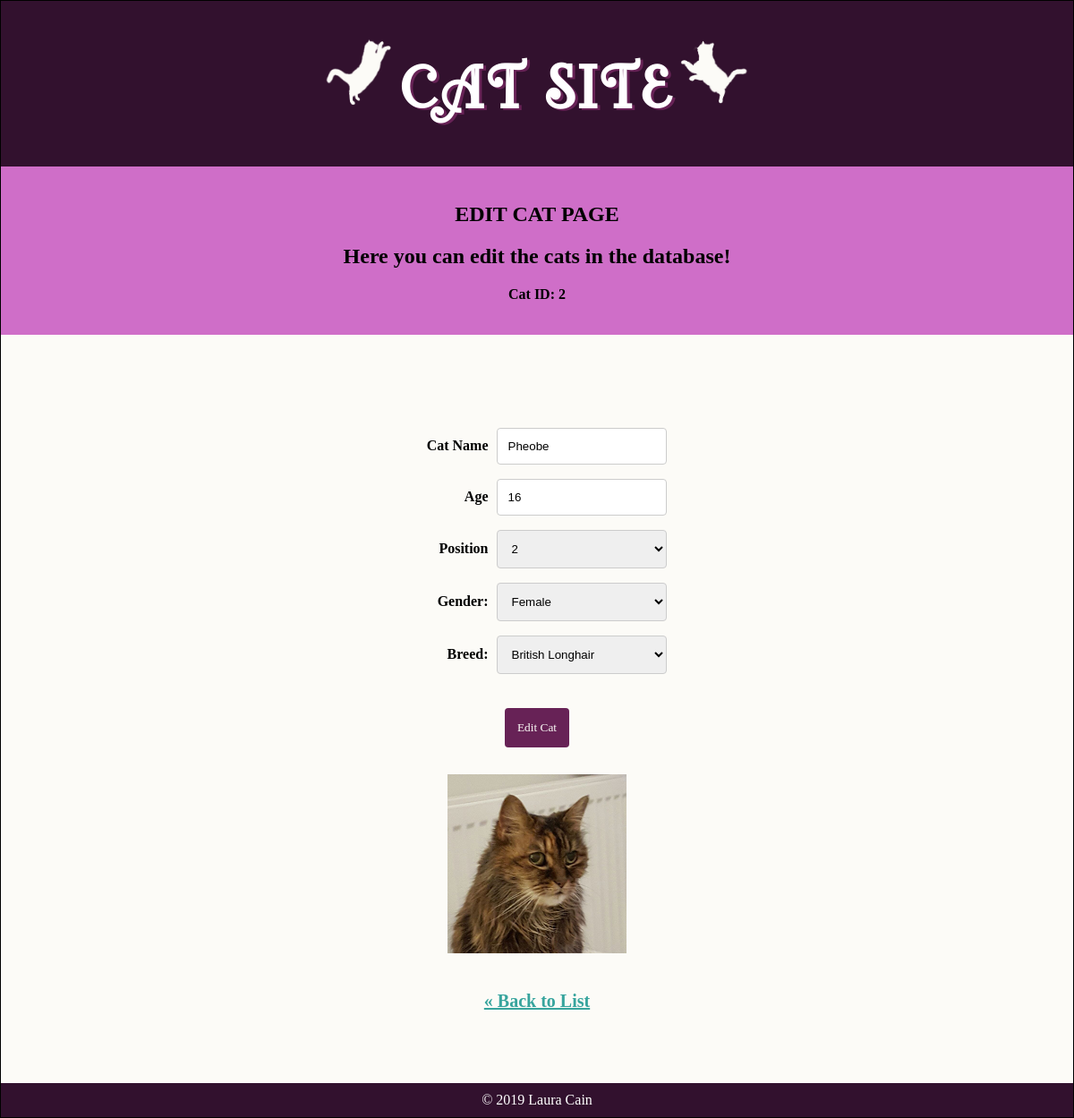
/cats/edit.php?id=2, run on the app's committed database.
### tables this page shows
CREATE TABLE `cats` (
  `id` int(11) NOT NULL,
  `cat_name` varchar(255) DEFAULT NULL,
  `position` int(11) DEFAULT NULL,
  `file_path` varchar(255) DEFAULT 'default.jpg',
  `breed_id` int(11) NOT NULL,
  `gender_id` int(11) NOT NULL,
  `age` int(11) DEFAULT NULL
);

### private/functions.php (called while the page is built, shortened)
<?php
function url_for($script_path) {
  if($script_path[0] != '/') {
    $script_path = "/" . $script_path;
  }
  return WWW_ROOT . $script_path;
}
?>

### private/query_functions.php (called while the page is built, shortened)
<?php
function find_all_genders() {
  global $db;
  $sql = "SELECT * FROM genders";
  $result = $db->query($sql);
  return $result;
}
function find_all_breeds() {
  global $db;
  $sql = "SELECT * FROM breeds";
  $result = $db->query($sql);
  return $result;
}
function find_all_cats() {
  global $db;
  $sql = "SELECT * FROM breeds b
  INNER JOIN cats c ON b.breed_id = c.breed_id
  INNER JOIN genders d on c.gender_id = d.gender_id
  ORDER BY c.position asc ";
  $result = $db->query($sql);
  return $result;
}
function find_cat_by_id($id) {
  global $db;
  $sql = "SELECT * FROM cats c INNER JOIN breeds b ON c.breed_id = b.breed_id INNER JOIN genders d on c.gender_id = d.gender_id ";
  $sql .= "WHERE c.id= ' " . mysqli_real_escape_string($db, $id) . " ' ";
  $result = $db->query($sql);
  $cat = mysqli_fetch_assoc($result);
  return $cat;
}
function cat_count() {
  $cat_set = find_all_cats();
  $result = mysqli_num_rows($cat_set);
  return $result;
}
?>

### public/cats/edit.php (the view, shortened to what this page needs)
<?php require_once('../../private/start.php');
$id = $_GET['id'];
if(is_post_request()) {
  $cat = [];
  $cat['id'] = $id;
  $cat['cat_name'] = $_POST['cat_name'] ?? '';
  $cat['position'] = $_POST['position'] ?? '';
  $cat['visible'] = $_POST['visible'] ?? '';
  $cat['breed_id'] = $_POST['breed_id'] ?? '';
  $cat['gender_id'] = $_POST['gender_id'] ?? '';
  $cat['age'] = $_POST['age'] ?? '';
  $result = update_cat($cat);
  if($result === true) {
    redirect_to(url_for('cats/view.php?id=' . $id));
  }
} else {
  $cat = find_cat_by_id($id);
}
$cat_count = cat_count();
?>
<?php include(SHARED_PATH . '/header.php'); ?>
<div class="intro">
  <div class="content-wrap">
    <h2>EDIT CAT PAGE</h2>
    <h2>Here you can edit the cats in the database!</h2>
    <p><?php echo "Cat ID: "; echo htmlspecialchars($id); ?></p>
  </div>
</div>
<div class="main-section">
  <div class="content-wrap">
    <form id="edit_cat_form"  name="edit_cat_form" action="<?php echo url_for('cats/edit.php?id=' . htmlspecialchars(urlencode($id)));?>" method="post">
      <div>
        <label for="cat_name">Cat Name</label>
        <input type="text" id="cat_name" name="cat_name" value="<?php echo htmlspecialchars($cat['cat_name']); ?>"><br>
      </div>
      <div>
        <label for="age">Age</label>
        <input type="text" id="age" name="age" value="<?php echo htmlspecialchars($cat['age']); ?>"><br>
      </div>
      <div>
        <label for ="position">Position</label>
        <select id="position" name="position">
          <?php
          for($i=1; $i <= $cat_count; $i++) {
            echo "<option value=\"{$i}\"";
            if($cat["position"] == $i) {
              echo " selected";
            }
            echo ">{$i}</option>";
          }
          ?>
        </select><br>
      </div>
      <div>
        <label for ="gender">Gender: </label>
        <select name="gender_id">
          <?php
          $gender_set = find_all_genders();
          while($gender = mysqli_fetch_assoc($gender_set)) {
            echo "<option value=\"" . htmlspecialchars($gender['gender_id']) . "\"";
            if($cat["gender_id"] == $gender['gender_id']) {
              echo " selected";
            }
            echo ">" . htmlspecialchars($gender['gender_name']) . "</option>";
          }
          ?>
        </select><br>
      </div>
      <div>
        <label for ="breed">Breed: </label>
        <select name="breed_id">
          <?php
          $breeds_set = find_all_breeds();
          while($breed = mysqli_fetch_assoc($breeds_set)) {
            echo "<option value=\"" . htmlspecialchars($breed['breed_id']) . "\"";
            if($cat["breed_id"] == $breed['breed_id']) {
              echo " selected";
            }
            echo ">" . htmlspecialchars($breed['breed_name']) . "</option>";
          }
          ?>
        </select><br>
      </div>
      <div>
        <input type="submit" value="Edit Cat">
      </div>
    </form>
    <img class="cat-img" src="<?php echo url_for('/images/' . $cat['file_path']); ?>  " ><br><br>
    <div class="back-link">
      <a href="<?php echo url_for('/index.php');?>">&laquo; Back to List</a>
    </div>
  </div>
</div>
<?php include(SHARED_PATH . '/footer.php'); ?>

### public/stylesheets/styles.css (style rules this page uses)
body { border: 1px solid black; font-family: 'Calisto MT', serif; text-align: center; margin: 0 auto; }
p { font-weight: bold; }
.content-wrap { width: 950px; margin: 0 auto; }
.intro { background: #CF6EC8; text-align: center; padding: 20px; margin: 0 auto; }
.main-section { background: #FCFBF7; padding: 80px; }
a { color: #37A49D; font-weight: bold; }
.back-link a { font-size: 20px; font-weight: bold; color: #37A49D; }
input[type=text], select { width: 20%; padding: 12px; margin: 8px 0; display: inline-block; border: 1px solid #ccc; border-radius: 4px; box-sizing: border-box; }
label { font-weight: bold; display: inline-block; width: 90px; text-align: right; padding-right: 5px; }
input[type=submit] { background-color: #672256; color: #FCFBF7; padding: 14px; margin: 8px 0; border: none; border-radius: 4px; cursor: pointer; font-family: 'Calisto MT'; text-align: center; margin-top: 30px; margin-bottom: 10px; }
.cat-img { width: 200px; padding: 20px; }

### data on the page
cats: cat_name "Pheobe", age "16", position "2", file_path (picture)

### other printed values
$id "2"
form field gender_id "Female"
form field breed_id "British Longhair"
